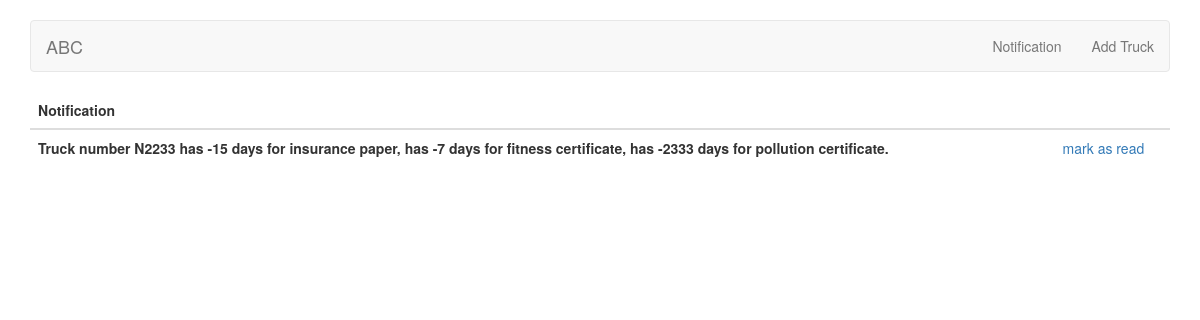
Screenshot of /data/notification/ with the database file from the repository.
### data/models.py (models this page shows)
class Notification(models.Model):
    truck_number = models.CharField(max_length=10,null=False,blank=False)
    insurance_date = models.DateField(null=False,blank=False)
    fitness_date= models.DateField(null=False,blank=False)
    pollution_date = models.DateField(null=False, blank=False)
    remaining_insurance= models.IntegerField(null=False,blank=False)
    remaining_fitness= models.IntegerField(null=False,blank=False)
    remaining_pollution= models.IntegerField(null=False,blank=False)
    remainder= models.IntegerField(default=31)
    read=models.BooleanField(default=False)
    remainded_day_insurane = models.IntegerField(default=31)
    remainded_day_fitness = models.IntegerField(default=31)
    remainded_day_pollution = models.IntegerField(default=31)

### data/views.py (the view, shortened to what this page needs)
# urls.py: url(r'^notification/(?P<pk>[\w-]+)/$',views.notification_mark,name='notification_mark'),
def notification(request):
    lists=AddTruck.objects.all()
    current_date=date.today()
    for i in lists:
        insurance_left=''
        remaining = i.insurance_date - current_date
        remaining = str(remaining)
        for j in remaining:
            if j == ' ':
                break
            insurance_left += j
        fitness_left = ''
        remaining = i.fitness_date - current_date
        remaining = str(remaining)
        for j in remaining:
            if j == ' ':
                break
            fitness_left += j
        pollution_left = ''
        remaining = i.pollution_date - current_date
        remaining = str(remaining)
        for j in remaining:
            if j == ' ':
                break
            pollution_left += j
        truck_available = Notification.objects.filter(truck_number=i.truck_number)
        if truck_available:
            truck_available.update(remaining_insurance = insurance_left,remaining_fitness= fitness_left,remaining_pollution=pollution_left)
    notify = Notification.objects.all()
    for i in notify:
        if i.remaining_insurance <=30 or i.remaining_fitness <=30 or i.remaining_pollution <=30:
            i.remainder = True
            i.save()
        if i.remaining_insurance <= 7 :
            if i.remainded_day_insurane !=7:
                i.remainded_day_insurane = 7
                i.read=False
                i.save()
        elif i.remaining_insurance <= 15:
            if i.remainded_day_insurane != 15:
                i.remainded_day_insurane = 15
                i.read = False
                i.save()
        elif i.remaining_insurance <= 30:
            if i.remainded_day_insurane != 30:
                i.remainded_day_insurane = 30
                i.read = False
                i.save()
        if i.remaining_fitness <= 7 :
            if i.remainded_day_fitness !=7:
                i.remainded_day_fitness = 7
                i.read=False
                i.save()
        elif i.remaining_fitness <= 15:
            if i.remainded_day_fitness != 15:
                i.remainded_day_fitness = 15
                i.read = False
                i.save()
        elif i.remaining_fitness <= 30:
            if i.remainded_day_fitness != 30:
                i.remainded_day_fitness = 30
                i.read = False
                i.save()
        if i.remaining_pollution <= 7 :
            if i.remainded_day_pollution !=7:
                i.remainded_day_pollution = 7
                i.read=False
                i.save()
        elif i.remaining_pollution <= 15:
            if i.remainded_day_pollution != 15:
                i.remainded_day_pollution = 15
                i.read = False
                i.save()
        elif i.remaining_pollution <= 30:
            if i.remainded_day_pollution != 30:
                i.remainded_day_pollution = 30
                i.read = False
                i.save()
    filtered_notify = Notification.objects.filter(remainder=True,read=False)
    seven=7
    fifteen = 15
    thirty = 30
    return render(request,'data/notification.html',{'notify':filtered_notify,'seven':seven,'fifteen':fifteen,'thirty':thirty})

### templates/data/notification.html (shortened to what this page needs)
{% extends 'base.html' %}
{% block content %}
    <div class="container">
    <table class="table">
          <thead class="thead-dark">
            <tr>
              <th scope="col">Notification</th>
              <th scope="col"></th>
            </tr>
          </thead>
          <tbody>
          {% for noti in notify %}
            <tr>
              <th scope="row"><p> Truck number {{ noti.truck_number }}
              {% if noti.remainded_day_insurane == thirty or noti.remainded_day_insurane == fifteen or noti.remainded_day_insurane == seven %}
                  has {{ noti.remaining_insurance }} days for insurance paper,
                  {% endif %}
              {% if noti.remainded_day_fitness == thirty or noti.remainded_day_fitness == fifteen or noti.remainded_day_fitness == seven %}
                  has {{ noti.remaining_fitness }} days for fitness certificate,
                  {% endif %}
              {% if noti.remainded_day_pollution == thirty or noti.remainded_day_pollution == fifteen or noti.remainded_day_pollution == seven %}
                  has {{ noti.remaining_pollution }} days for pollution certificate.
                  {% endif %}
              </p></th>
              <td><a href="{% url 'notification_mark' pk=noti.truck_number %}">mark as read</a></td>
            </tr>
           {% endfor %}
          </tbody>
        </table>
    </div>
{% endblock %}

### rows the page displays
Notification: truck_number "N2233", remaining_insurance "-15", remaining_fitness "-7", remaining_pollution "-2333"
